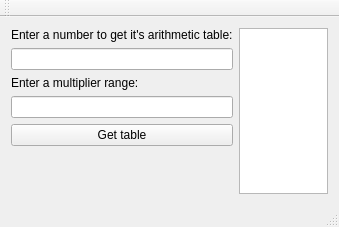
<?xml version="1.0" encoding="UTF-8"?>
<ui version="4.0">
 <class>MainWindow</class>
 <widget class="QMainWindow" name="MainWindow">
  <property name="geometry">
   <rect>
    <x>0</x>
    <y>0</y>
    <width>339</width>
    <height>227</height>
   </rect>
  </property>
  <property name="minimumSize">
   <size>
    <width>0</width>
    <height>0</height>
   </size>
  </property>
  <property name="maximumSize">
   <size>
    <width>3000</width>
    <height>3000</height>
   </size>
  </property>
  <property name="windowTitle">
   <string>MainWindow</string>
  </property>
  <widget class="QWidget" name="centralWidget">
   <layout class="QHBoxLayout" name="horizontalLayout_2">
    <item>
     <layout class="QHBoxLayout" name="horizontalLayout">
      <item>
       <layout class="QVBoxLayout" name="verticalLayout_3">
        <item>
         <layout class="QVBoxLayout" name="verticalLayout">
          <item>
           <widget class="QLabel" name="label">
            <property name="text">
             <string>Enter a number to get it's arithmetic table:</string>
            </property>
           </widget>
          </item>
          <item>
           <widget class="QLineEdit" name="lineEdit"/>
          </item>
          <item>
           <widget class="QLabel" name="label_2">
            <property name="text">
             <string>Enter a multiplier range:</string>
            </property>
           </widget>
          </item>
         </layout>
        </item>
        <item>
         <layout class="QVBoxLayout" name="verticalLayout_2">
          <item>
           <widget class="QLineEdit" name="lineEdit_2"/>
          </item>
          <item>
           <widget class="QPushButton" name="pushButton">
            <property name="text">
             <string>Get table</string>
            </property>
           </widget>
          </item>
          <item>
           <spacer name="verticalSpacer">
            <property name="orientation">
             <enum>Qt::Vertical</enum>
            </property>
            <property name="sizeHint" stdset="0">
             <size>
              <width>20</width>
              <height>40</height>
             </size>
            </property>
           </spacer>
          </item>
         </layout>
        </item>
       </layout>
      </item>
      <item>
       <widget class="QListWidget" name="listWidget"/>
      </item>
     </layout>
    </item>
   </layout>
  </widget>
  <widget class="QMenuBar" name="menuBar">
   <property name="geometry">
    <rect>
     <x>0</x>
     <y>0</y>
     <width>339</width>
     <height>21</height>
    </rect>
   </property>
  </widget>
  <widget class="QToolBar" name="mainToolBar">
   <attribute name="toolBarArea">
    <enum>TopToolBarArea</enum>
   </attribute>
   <attribute name="toolBarBreak">
    <bool>false</bool>
   </attribute>
  </widget>
  <widget class="QStatusBar" name="statusBar"/>
 </widget>
 <layoutdefault spacing="6" margin="11"/>
 <resources/>
 <connections>
  <connection>
   <sender>lineEdit</sender>
   <signal>editingFinished()</signal>
   <receiver>MainWindow</receiver>
   <slot>get_number()</slot>
   <hints>
    <hint type="sourcelabel">
     <x>67</x>
     <y>81</y>
    </hint>
    <hint type="destinationlabel">
     <x>301</x>
     <y>89</y>
    </hint>
   </hints>
  </connection>
 </connections>
 <slots>
  <slot>get_number()</slot>
 </slots>
</ui>
